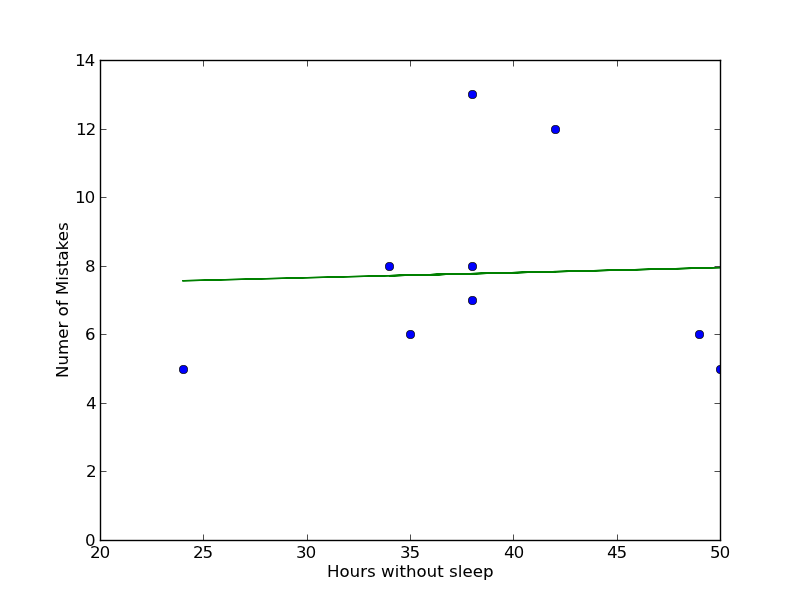

Source code (Python):
import pylab
from scipy import stats

# our data
nosleep = [ 49, 38, 38, 24, 38, 35, 50, 34, 42 ]
mistakes = [ 6, 8, 13, 5, 7, 6, 5, 8, 12 ]

# calculate the regression equation
m, b, r, p, std_err = stats.linregress( nosleep, mistakes )
fit = pylab.polyfit( nosleep, mistakes, 1 )
fit_fn = pylab.poly1d( fit )

# plot scatter and regression line
pylab.plot( nosleep, mistakes, 'o', nosleep, fit_fn ( nosleep) )

# add the (written) equation to the plot
equation = "y' = %.3f x %+.3f" % ( m, b )
#pylab.figtext( 0.5, 0.4, equation )

# adjust the graph's details
pylab.xlabel("Hours without sleep")
pylab.ylabel("Numer of Mistakes")
pylab.xlim([20,50])
pylab.ylim([0,14]) 
pylab.show()
